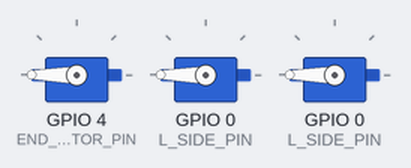
The program below on a simulated ESP8266 (NodeMCU). Parts: 3 × servo.

Above: at 2.05 s.
At 12.0 s:
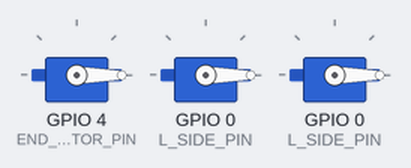
Timing chart, 0 to 15.0 s (numbered marks = the images above):
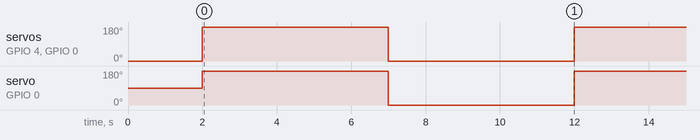

The program:

main.cpp
```cpp
#include <Arduino.h>
#include <Servo.h>

Servo end_effector_servo;
Servo l_side_servo;
Servo base_servo;
uint8 END_EFFECTOR_PIN = 4;  // D2
uint8 L_SIDE_PIN = 0;        // D3 - don't use yet
uint8 BASE_PIN = 2;          // D4

int DEG_ANGLE = 180;

void setup() {
    // put your setup code here, to run once:
    end_effector_servo.attach(END_EFFECTOR_PIN);
    end_effector_servo.write(0);

    l_side_servo.attach(L_SIDE_PIN);
    l_side_servo.write(0);

    base_servo.attach(BASE_PIN);
    base_servo.attach(0);

    delay(2000);
}

void loop() {
    // put your main code here, to run repeatedly:
    end_effector_servo.write(DEG_ANGLE);
    l_side_servo.write(DEG_ANGLE);
    base_servo.write(DEG_ANGLE);
    delay(5000);
    end_effector_servo.write(0);
    l_side_servo.write(0);
    base_servo.write(0);
    delay(5000);
}
```

Measured:
- by itself, servo on GPIO 4 (END_EFFECTOR_PIN), servo on GPIO 0 (L_SIDE_PIN), servo on GPIO 0 (L_SIDE_PIN): alternates 180° for 5.0 s and 0° for 5.0 s
